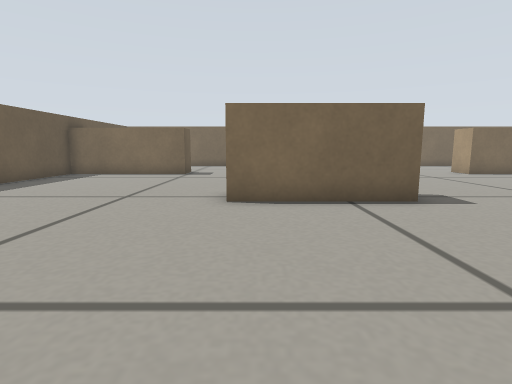
View 1 (above)

19 first-person views from a walk through a world built for the Gazebo simulator. The camera is 0.22 m above the floor, tilts 8° down and sees 80° across. The floor is counted in squares, 0.2 m on a side. Each view is taken from the middle of a square. On the plan, view 1 faces up. The plan holds only what a view shows up to about 13 squares ahead; the rest is blank.

View 2
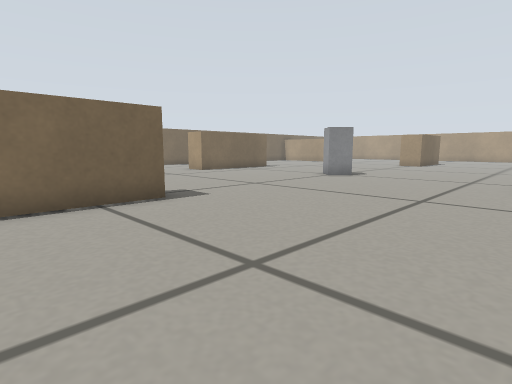

View 3
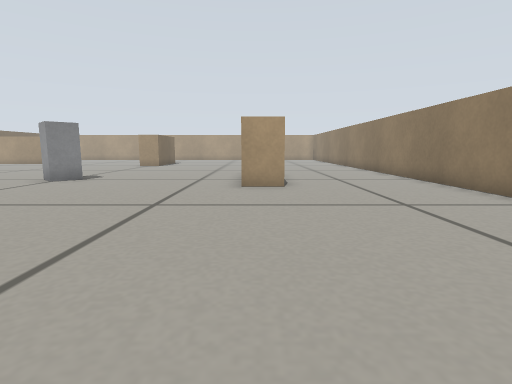

View 4
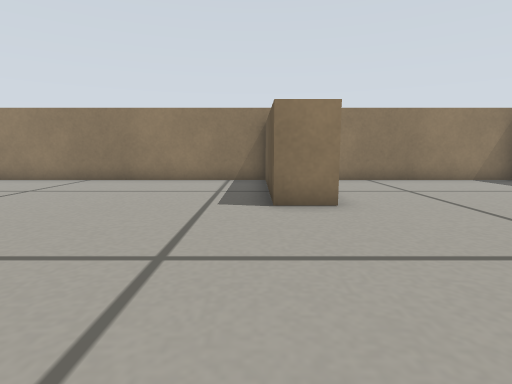

View 5
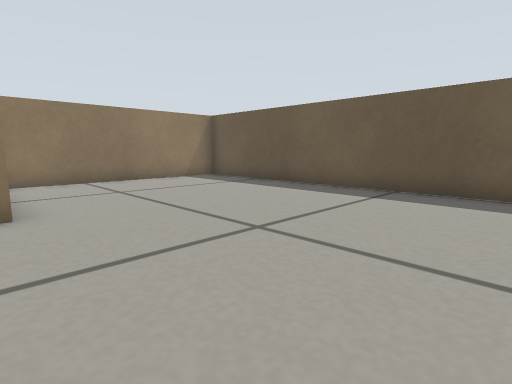

View 6
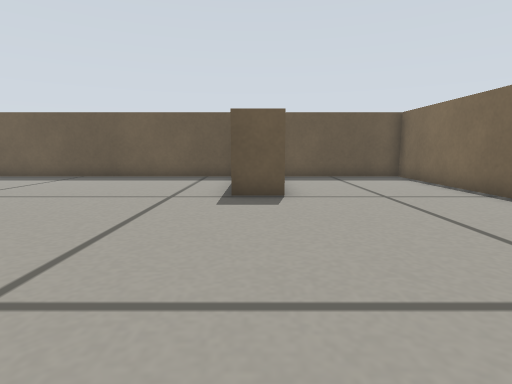

View 7
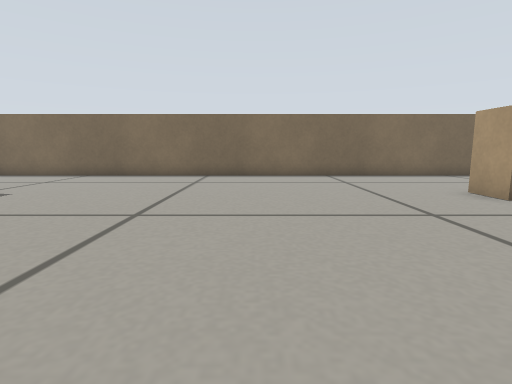

View 8
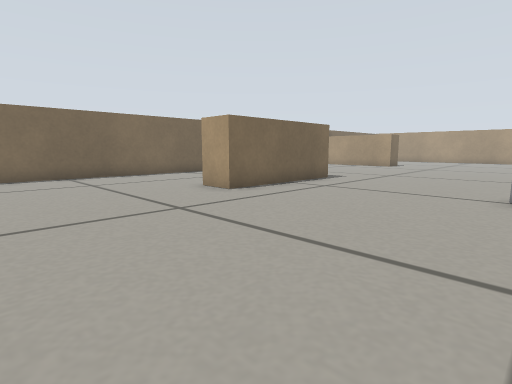

View 9
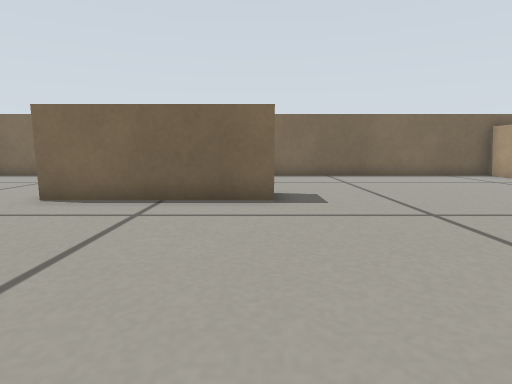

View 10
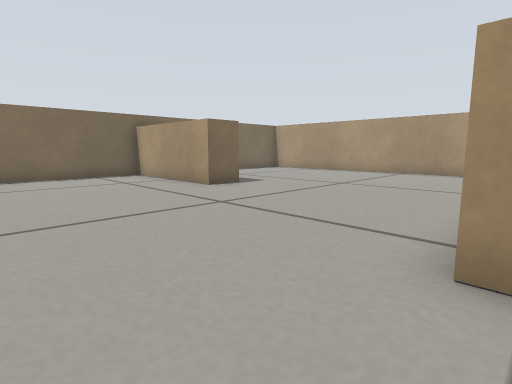

View 11
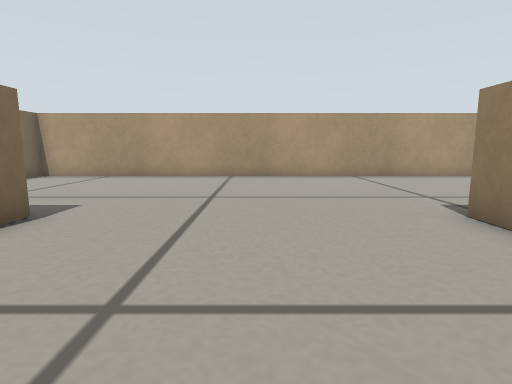

View 12
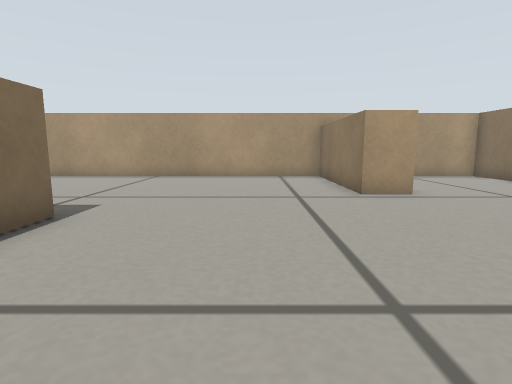

View 13
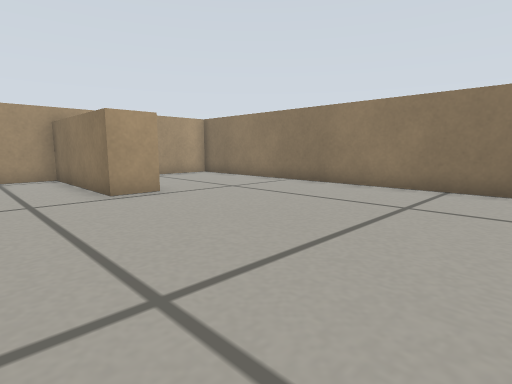

View 14
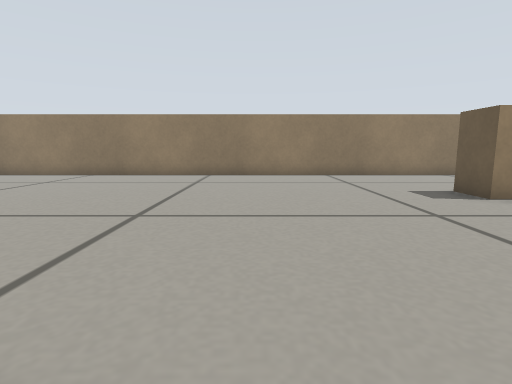

View 15
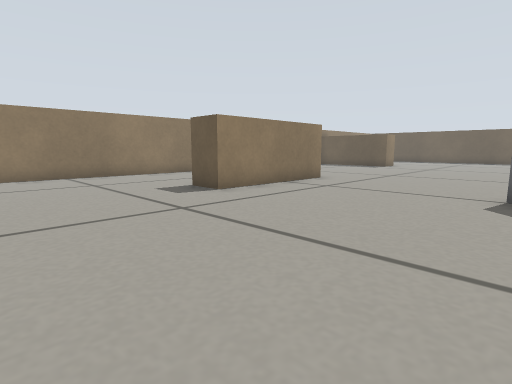

View 16
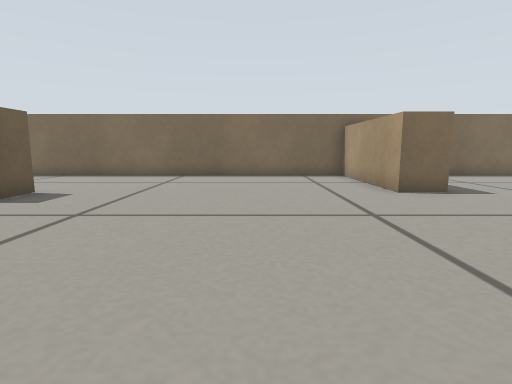

View 17
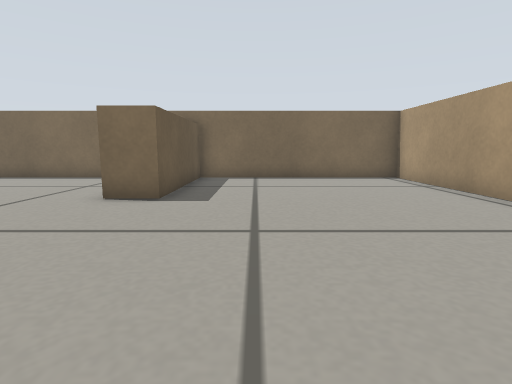

View 18
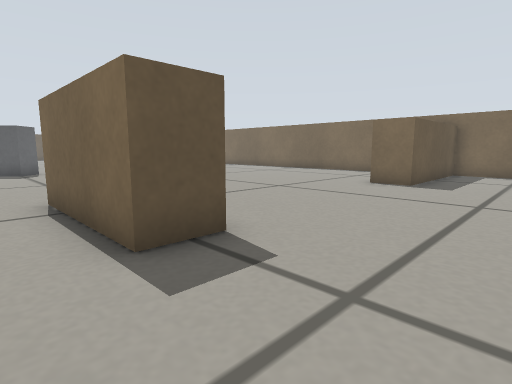

View 19
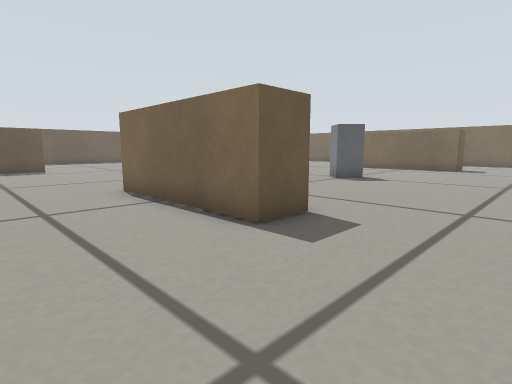

### Floor plan
Points are (right, up) in squares from view 1. A wall is a line through its corners. A room is listed if a view was taken in it or the views show most of it. See-through windows are left out.
Room 1 (views 1, 2, 3, 4, 5, 6, 7, 8, 9, 10, 11, 12, 13, 14, 15, 16, 17, 18, 19)
walls: (9.9, 0.4) (14.9, 0.4) (14.9, -0.8) (9.9, -0.8) (9.9, 0.4); (14.4, 14.8) (14.4, 13.4) (9.4, 13.4) (9.4, 14.8); (3.5, 6.3) (-0.6, 6.3); (20.9, 7.1) (20.9, 7.6); (24, 7.5) (24.9, 7.5) (24.9, 6.3) (20.9, 6.3); (-0.6, -0.8) (0.7, -0.8) (0.7, -5.5); (-3.1, 14.8) (-3.1, 13.4); (0.6, -5.8) (32.4, -5.8) (32.4, -3.4); (27.4, -0.9) (27.4, 0.4) (32.4, 0.4) (32.4, 19.7) (24.9, 19.7) (24.9, 14.7) (23.6, 14.7) (23.6, 19.7) (-8.1, 19.7) (-8.1, 15.1); (-8.1, 13.2) (-8.1, -5.8) (-1, -5.8)
objects: grey box (11, 6) to (13, 7)

Positions as (right, up) in squares from view 1, and headings:
1: (0, 0), facing up
2: (0, 0), facing up-right
3: (1, 0), facing right
4: (1, 5), facing down
5: (0, 5), facing down-left
6: (4, 14), facing left
7: (4, 7), facing up
8: (4, 7), facing up-right
9: (14, 7), facing up
10: (18, 7), facing up-right
11: (20, 11), facing right
12: (20, 3), facing right
13: (20, 3), facing down-right
14: (20, 7), facing down
15: (20, 7), facing down-left
16: (20, 7), facing up
17: (27, 8), facing up
18: (28, 5), facing up-left
19: (18, -4), facing up-left
